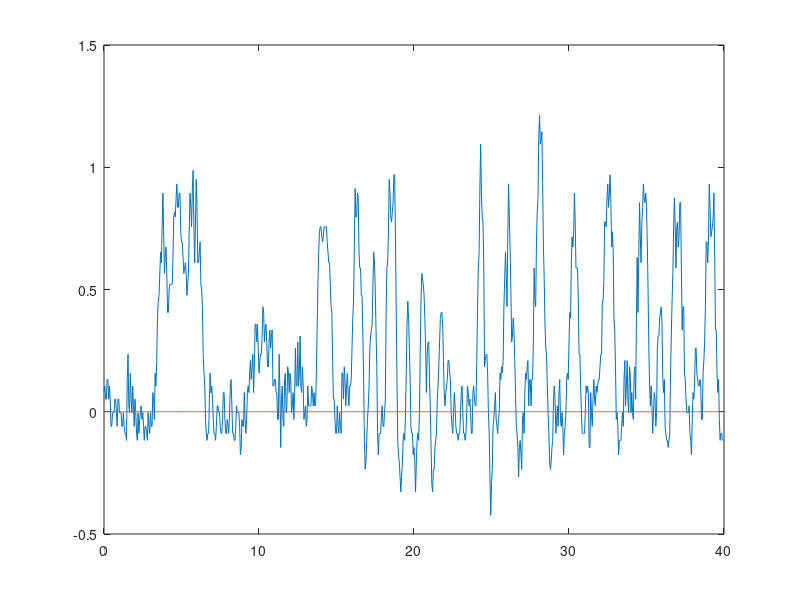

Here is the MATLAB script that generated this plot:
pextARX=[0.078569, 0.000000, -0.078569, 0.120129;
0.105339, 0.000000, -0.105339, 0.127658;
0.051515, 0.000000, -0.051515, 0.019527;
0.051515, 0.000000, -0.051515, 0.036620;
0.131834, 0.000000, -0.131834, 0.171133;
0.131834, 0.000000, -0.131834, 0.139406;
0.051515, 0.000000, -0.051515, 0.000911;
0.105339, 0.000000, -0.105339, 0.115632;
0.051515, 0.000000, -0.051515, 0.027157;
-0.059597, 0.000000, 0.059597, -0.127693;
-0.059597, 0.000000, 0.059597, -0.073083;
-0.003450, 0.000000, 0.003450, 0.033993;
-0.003450, 0.000000, 0.003450, 0.010431;
-0.003450, 0.000000, 0.003450, -0.003423;
0.051515, 0.000000, -0.051515, 0.078332;
0.051515, 0.000000, -0.051515, 0.056309;
-0.003450, 0.000000, 0.003450, -0.036833;
-0.059597, 0.000000, 0.059597, -0.099685;
0.051515, 0.000000, -0.051515, 0.105583;
0.051515, 0.000000, -0.051515, 0.069989;
-0.003450, 0.000000, 0.003450, -0.035266;
-0.003450, 0.000000, 0.003450, -0.015481;
-0.003450, 0.000000, 0.003450, -0.003348;
-0.059597, 0.000000, 0.059597, -0.087047;
-0.059597, 0.000000, 0.059597, -0.064288;
-0.003450, 0.000000, 0.003450, 0.031010;
-0.059597, 0.000000, 0.059597, -0.078301;
-0.088125, 0.000000, 0.088125, -0.109826;
-0.088125, 0.000000, 0.088125, -0.088716;
-0.116965, 0.000000, 0.116965, -0.125531;
0.131834, 0.000000, -0.131834, 0.266824;
0.235131, 0.000000, -0.235131, 0.322902;
0.024178, 0.000000, -0.024178, -0.089597;
-0.003450, 0.000000, 0.003450, -0.064697;
0.158056, 0.000000, -0.158056, 0.237994;
0.051515, 0.000000, -0.051515, 0.020110;
-0.003450, 0.000000, 0.003450, -0.051711;
0.105339, 0.000000, -0.105339, 0.151922;
0.024178, 0.000000, -0.024178, -0.004025;
-0.059597, 0.000000, 0.059597, -0.117468;
0.051515, 0.000000, -0.051515, 0.099360;
-0.003450, 0.000000, 0.003450, -0.013834;
-0.088125, 0.000000, 0.088125, -0.140190;
-0.116965, 0.000000, 0.116965, -0.142430;
-0.003450, 0.000000, 0.003450, 0.061119;
-0.088125, 0.000000, 0.088125, -0.110392;
-0.031375, 0.000000, 0.031375, -0.010843;
-0.003450, 0.000000, 0.003450, 0.019922;
0.024178, 0.000000, -0.024178, 0.043235;
-0.031375, 0.000000, 0.031375, -0.059762;
-0.003450, 0.000000, 0.003450, 0.001839;
-0.059597, 0.000000, 0.059597, -0.084700;
-0.116965, 0.000000, 0.116965, -0.151820;
-0.059597, 0.000000, 0.059597, -0.030771;
-0.059597, 0.000000, 0.059597, -0.044055;
-0.088125, 0.000000, 0.088125, -0.098892;
-0.116965, 0.000000, 0.116965, -0.133709;
-0.003450, 0.000000, 0.003450, 0.057989;
-0.059597, 0.000000, 0.059597, -0.069714;
-0.088125, 0.000000, 0.088125, -0.110546;
-0.003450, 0.000000, 0.003450, 0.038936;
-0.059597, 0.000000, 0.059597, -0.074522;
-0.059597, 0.000000, 0.059597, -0.065844;
0.078569, 0.000000, -0.078569, 0.153538;
0.051515, 0.000000, -0.051515, 0.055668;
-0.031375, 0.000000, 0.031375, -0.085369;
0.158056, 0.000000, -0.158056, 0.242401;
0.105339, 0.000000, -0.105339, 0.100320;
0.209697, 0.000000, -0.209697, 0.249585;
0.382454, 0.000000, -0.382454, 0.474676;
0.452908, 0.000000, -0.452908, 0.493969;
0.475939, 0.000000, -0.475939, 0.467312;
0.565887, 0.000000, -0.565887, 0.582714;
0.652497, 0.000000, -0.652497, 0.677685;
0.609598, 0.000000, -0.609598, 0.562904;
0.756343, 0.000000, -0.756343, 0.790364;
0.894062, 0.000000, -0.894062, 0.947987;
0.735952, 0.000000, -0.735952, 0.624491;
0.565887, 0.000000, -0.565887, 0.404844;
0.631147, 0.000000, -0.631147, 0.607818;
0.673648, 0.000000, -0.673648, 0.683544;
0.565887, 0.000000, -0.565887, 0.488540;
0.406168, 0.000000, -0.406168, 0.274891;
0.406168, 0.000000, -0.406168, 0.360844;
0.498749, 0.000000, -0.498749, 0.534788;
0.521344, 0.000000, -0.521344, 0.529991;
0.521344, 0.000000, -0.521344, 0.497767;
0.521344, 0.000000, -0.521344, 0.490031;
0.521344, 0.000000, -0.521344, 0.492046;
0.631147, 0.000000, -0.631147, 0.662189;
0.796576, 0.000000, -0.796576, 0.869130;
0.816422, 0.000000, -0.816422, 0.808871;
0.796576, 0.000000, -0.796576, 0.738292;
0.874910, 0.000000, -0.874910, 0.863908;
0.931866, 0.000000, -0.931866, 0.927099;
0.836090, 0.000000, -0.836090, 0.745339;
0.836090, 0.000000, -0.836090, 0.774606;
0.894062, 0.000000, -0.894062, 0.881713;
0.894062, 0.000000, -0.894062, 0.860484;
0.735952, 0.000000, -0.735952, 0.606452;
0.694607, 0.000000, -0.694607, 0.608484;
0.694607, 0.000000, -0.694607, 0.656370;
0.631147, 0.000000, -0.631147, 0.569584;
0.565887, 0.000000, -0.565887, 0.493212;
0.587846, 0.000000, -0.587846, 0.562801;
0.609598, 0.000000, -0.609598, 0.598485;
0.565887, 0.000000, -0.565887, 0.517540;
0.475939, 0.000000, -0.475939, 0.391945;
0.521344, 0.000000, -0.521344, 0.507035;
0.565887, 0.000000, -0.565887, 0.573733;
0.756343, 0.000000, -0.756343, 0.837964;
0.894062, 0.000000, -0.894062, 0.955929;
0.836090, 0.000000, -0.836090, 0.773023;
0.756343, 0.000000, -0.756343, 0.650004;
0.913049, 0.000000, -0.913049, 0.938641;
0.987357, 0.000000, -0.987357, 1.007440;
0.756343, 0.000000, -0.756343, 0.595336;
0.609598, 0.000000, -0.609598, 0.450722;
0.776551, 0.000000, -0.776551, 0.812581;
0.950526, 0.000000, -0.950526, 1.041111;
0.836090, 0.000000, -0.836090, 0.758425;
0.609598, 0.000000, -0.609598, 0.419758;
0.609598, 0.000000, -0.609598, 0.536887;
0.652497, 0.000000, -0.652497, 0.652390;
0.694607, 0.000000, -0.694607, 0.701203;
0.521344, 0.000000, -0.521344, 0.403104;
0.498749, 0.000000, -0.498749, 0.430146;
0.429651, 0.000000, -0.429651, 0.366179;
0.235131, 0.000000, -0.235131, 0.106374;
0.158056, 0.000000, -0.158056, 0.080517;
0.105339, 0.000000, -0.105339, 0.066242;
-0.031375, 0.000000, 0.031375, -0.106686;
-0.088125, 0.000000, 0.088125, -0.130807;
-0.116965, 0.000000, 0.116965, -0.129776;
-0.088125, 0.000000, 0.088125, -0.064164;
-0.088125, 0.000000, 0.088125, -0.074663;
0.051515, 0.000000, -0.051515, 0.130628;
0.158056, 0.000000, -0.158056, 0.232208;
0.078569, 0.000000, -0.078569, 0.040213;
0.105339, 0.000000, -0.105339, 0.094374;
0.051515, 0.000000, -0.051515, 0.018062;
-0.031375, 0.000000, 0.031375, -0.085042;
-0.088125, 0.000000, 0.088125, -0.127358;
-0.088125, 0.000000, 0.088125, -0.087835;
-0.116965, 0.000000, 0.116965, -0.122102;
-0.059597, 0.000000, 0.059597, -0.024445;
0.024178, 0.000000, -0.024178, 0.081804;
0.024178, 0.000000, -0.024178, 0.035087;
-0.003450, 0.000000, 0.003450, -0.023891;
-0.003450, 0.000000, 0.003450, -0.011754;
-0.059597, 0.000000, 0.059597, -0.089449;
-0.088125, 0.000000, 0.088125, -0.107556;
-0.088125, 0.000000, 0.088125, -0.085752;
-0.031375, 0.000000, 0.031375, 0.006299;
0.078569, 0.000000, -0.078569, 0.148931;
0.078569, 0.000000, -0.078569, 0.090223;
-0.031375, 0.000000, 0.031375, -0.099196;
-0.088125, 0.000000, 0.088125, -0.138867;
-0.088125, 0.000000, 0.088125, -0.090668;
-0.031375, 0.000000, 0.031375, 0.009449;
-0.059597, 0.000000, 0.059597, -0.060026;
-0.088125, 0.000000, 0.088125, -0.105400;
-0.003450, 0.000000, 0.003450, 0.039622;
0.105339, 0.000000, -0.105339, 0.177085;
0.131834, 0.000000, -0.131834, 0.156347;
0.024178, 0.000000, -0.024178, -0.041427;
-0.088125, 0.000000, 0.088125, -0.171715;
-0.088125, 0.000000, 0.088125, -0.100433;
-0.116965, 0.000000, 0.116965, -0.120221;
-0.116965, 0.000000, 0.116965, -0.109121;
-0.059597, 0.000000, 0.059597, -0.020829;
0.024178, 0.000000, -0.024178, 0.081221;
-0.003450, 0.000000, 0.003450, -0.008046;
-0.003450, 0.000000, 0.003450, -0.012453;
-0.003450, 0.000000, 0.003450, -0.006658;
-0.059597, 0.000000, 0.059597, -0.089087;
-0.175583, 0.000000, 0.175583, -0.241989;
-0.146114, 0.000000, 0.146114, -0.137625;
-0.031375, 0.000000, 0.031375, 0.046988;
-0.059597, 0.000000, 0.059597, -0.050647;
-0.059597, 0.000000, 0.059597, -0.063962;
0.078569, 0.000000, -0.078569, 0.150281;
-0.031375, 0.000000, 0.031375, -0.072885;
-0.088125, 0.000000, 0.088125, -0.137171;
-0.031375, 0.000000, 0.031375, -0.007664;
0.078569, 0.000000, -0.078569, 0.151405;
0.105339, 0.000000, -0.105339, 0.134697;
0.078569, 0.000000, -0.078569, 0.058720;
0.158056, 0.000000, -0.158056, 0.185805;
0.209697, 0.000000, -0.209697, 0.239274;
0.131834, 0.000000, -0.131834, 0.086494;
0.184011, 0.000000, -0.184011, 0.188868;
0.235131, 0.000000, -0.235131, 0.260181;
0.078569, 0.000000, -0.078569, -0.007397;
0.184011, 0.000000, -0.184011, 0.209183;
0.358506, 0.000000, -0.358506, 0.459698;
0.358506, 0.000000, -0.358506, 0.369647;
0.285224, 0.000000, -0.285224, 0.221029;
0.358506, 0.000000, -0.358506, 0.363004;
0.260302, 0.000000, -0.260302, 0.200937;
0.158056, 0.000000, -0.158056, 0.076523;
0.209697, 0.000000, -0.209697, 0.214566;
0.235131, 0.000000, -0.235131, 0.251964;
0.235131, 0.000000, -0.235131, 0.230833;
0.309895, 0.000000, -0.309895, 0.335991;
0.429651, 0.000000, -0.429651, 0.486761;
0.406168, 0.000000, -0.406168, 0.387518;
0.285224, 0.000000, -0.285224, 0.190431;
0.334322, 0.000000, -0.334322, 0.322012;
0.358506, 0.000000, -0.358506, 0.364807;
0.285224, 0.000000, -0.285224, 0.235929;
0.184011, 0.000000, -0.184011, 0.103874;
0.184011, 0.000000, -0.184011, 0.159413;
0.285224, 0.000000, -0.285224, 0.334605;
0.334322, 0.000000, -0.334322, 0.366432;
0.260302, 0.000000, -0.260302, 0.210137;
0.309895, 0.000000, -0.309895, 0.305658;
0.334322, 0.000000, -0.334322, 0.337590;
0.105339, 0.000000, -0.105339, -0.028241;
0.105339, 0.000000, -0.105339, 0.063094;
0.131834, 0.000000, -0.131834, 0.145696;
0.131834, 0.000000, -0.131834, 0.137965;
0.078569, 0.000000, -0.078569, 0.046004;
0.078569, 0.000000, -0.078569, 0.065160;
-0.031375, 0.000000, 0.031375, -0.092922;
-0.031375, 0.000000, 0.031375, -0.044897;
0.235131, 0.000000, -0.235131, 0.381668;
0.078569, 0.000000, -0.078569, 0.029460;
-0.146114, 0.000000, 0.146114, -0.299634;
0.051515, 0.000000, -0.051515, 0.122437;
0.105339, 0.000000, -0.105339, 0.170747;
-0.031375, 0.000000, 0.031375, -0.095288;
-0.059597, 0.000000, 0.059597, -0.100000;
0.131834, 0.000000, -0.131834, 0.230659;
0.158056, 0.000000, -0.158056, 0.199836;
-0.003450, 0.000000, 0.003450, -0.095226;
0.024178, 0.000000, -0.024178, 0.006137;
0.184011, 0.000000, -0.184011, 0.272420;
0.158056, 0.000000, -0.158056, 0.164928;
0.078569, 0.000000, -0.078569, 0.021304;
0.158056, 0.000000, -0.158056, 0.177919;
0.131834, 0.000000, -0.131834, 0.123068;
-0.003450, 0.000000, 0.003450, -0.084584;
0.024178, 0.000000, -0.024178, 0.017060;
0.078569, 0.000000, -0.078569, 0.114375;
-0.031375, 0.000000, 0.031375, -0.080310;
0.078569, 0.000000, -0.078569, 0.120489;
0.260302, 0.000000, -0.260302, 0.369995;
0.105339, 0.000000, -0.105339, 0.038360;
0.105339, 0.000000, -0.105339, 0.067694;
0.285224, 0.000000, -0.285224, 0.370836;
0.105339, 0.000000, -0.105339, 0.027151;
0.158056, 0.000000, -0.158056, 0.149860;
0.309895, 0.000000, -0.309895, 0.388797;
0.105339, 0.000000, -0.105339, 0.007908;
0.078569, 0.000000, -0.078569, 0.023186;
0.184011, 0.000000, -0.184011, 0.231081;
0.105339, 0.000000, -0.105339, 0.077378;
-0.031375, 0.000000, 0.031375, -0.120435;
-0.003450, 0.000000, 0.003450, -0.009568;
0.024178, 0.000000, -0.024178, 0.048631;
-0.059597, 0.000000, 0.059597, -0.095349;
-0.031375, 0.000000, 0.031375, -0.026323;
0.105339, 0.000000, -0.105339, 0.184401;
0.024178, 0.000000, -0.024178, -0.001191;
0.024178, 0.000000, -0.024178, 0.006314;
0.024178, 0.000000, -0.024178, 0.019486;
0.024178, 0.000000, -0.024178, 0.024228;
0.105339, 0.000000, -0.105339, 0.148221;
0.078569, 0.000000, -0.078569, 0.071924;
0.024178, 0.000000, -0.024178, -0.015170;
0.078569, 0.000000, -0.078569, 0.095124;
0.024178, 0.000000, -0.024178, 0.001365;
0.024178, 0.000000, -0.024178, 0.015538;
0.158056, 0.000000, -0.158056, 0.227966;
0.334322, 0.000000, -0.334322, 0.441655;
0.521344, 0.000000, -0.521344, 0.627206;
0.652497, 0.000000, -0.652497, 0.713753;
0.735952, 0.000000, -0.735952, 0.752710;
0.756343, 0.000000, -0.756343, 0.728874;
0.756343, 0.000000, -0.756343, 0.711192;
0.715376, 0.000000, -0.715376, 0.650167;
0.694607, 0.000000, -0.694607, 0.639618;
0.715376, 0.000000, -0.715376, 0.689199;
0.756343, 0.000000, -0.756343, 0.747293;
0.756343, 0.000000, -0.756343, 0.724944;
0.756343, 0.000000, -0.756343, 0.715928;
0.756343, 0.000000, -0.756343, 0.715653;
0.694607, 0.000000, -0.694607, 0.622691;
0.652497, 0.000000, -0.652497, 0.585254;
0.609598, 0.000000, -0.609598, 0.549000;
0.609598, 0.000000, -0.609598, 0.575576;
0.521344, 0.000000, -0.521344, 0.447294;
0.429651, 0.000000, -0.429651, 0.343078;
0.406168, 0.000000, -0.406168, 0.360541;
0.209697, 0.000000, -0.209697, 0.087386;
0.051515, 0.000000, -0.051515, -0.067924;
0.051515, 0.000000, -0.051515, 0.032155;
-0.031375, 0.000000, 0.031375, -0.065360;
-0.088125, 0.000000, 0.088125, -0.120768;
-0.088125, 0.000000, 0.088125, -0.088212;
0.024178, 0.000000, -0.024178, 0.092389;
-0.059597, 0.000000, 0.059597, -0.084982;
-0.088125, 0.000000, 0.088125, -0.115891;
-0.003450, 0.000000, 0.003450, 0.039120;
-0.059597, 0.000000, 0.059597, -0.073515;
-0.088125, 0.000000, 0.088125, -0.109032;
0.158056, 0.000000, -0.158056, 0.287221;
0.158056, 0.000000, -0.158056, 0.189959;
0.051515, 0.000000, -0.051515, -0.018272;
0.184011, 0.000000, -0.184011, 0.225604;
0.131834, 0.000000, -0.131834, 0.115099;
0.024178, 0.000000, -0.024178, -0.047094;
0.105339, 0.000000, -0.105339, 0.128603;
0.158056, 0.000000, -0.158056, 0.196773;
0.078569, 0.000000, -0.078569, 0.039107;
0.024178, 0.000000, -0.024178, -0.024109;
0.105339, 0.000000, -0.105339, 0.137621;
0.105339, 0.000000, -0.105339, 0.116337;
0.131834, 0.000000, -0.131834, 0.141477;
0.260302, 0.000000, -0.260302, 0.323263;
0.382454, 0.000000, -0.382454, 0.451647;
0.452908, 0.000000, -0.452908, 0.484599;
0.673648, 0.000000, -0.673648, 0.769280;
0.913049, 0.000000, -0.913049, 1.030930;
0.796576, 0.000000, -0.796576, 0.714743;
0.796576, 0.000000, -0.796576, 0.721567;
0.894062, 0.000000, -0.894062, 0.896317;
0.874910, 0.000000, -0.874910, 0.836194;
0.652497, 0.000000, -0.652497, 0.486763;
0.587846, 0.000000, -0.587846, 0.483284;
0.587846, 0.000000, -0.587846, 0.553684;
0.475939, 0.000000, -0.475939, 0.397694;
0.475939, 0.000000, -0.475939, 0.440043;
0.309895, 0.000000, -0.309895, 0.201756;
0.131834, 0.000000, -0.131834, -0.000065;
-0.116965, 0.000000, 0.116965, -0.276984;
-0.235505, 0.000000, 0.235505, -0.319113;
-0.205380, 0.000000, 0.205380, -0.179454;
-0.116965, 0.000000, 0.116965, -0.039471;
-0.031375, 0.000000, 0.031375, 0.040180;
0.024178, 0.000000, -0.024178, 0.065389;
0.105339, 0.000000, -0.105339, 0.148254;
0.260302, 0.000000, -0.260302, 0.342697;
0.309895, 0.000000, -0.309895, 0.341166;
0.334322, 0.000000, -0.334322, 0.330989;
0.358506, 0.000000, -0.358506, 0.349685;
0.521344, 0.000000, -0.521344, 0.588465;
0.652497, 0.000000, -0.652497, 0.718512;
0.609598, 0.000000, -0.609598, 0.568389;
0.498749, 0.000000, -0.498749, 0.391983;
0.334322, 0.000000, -0.334322, 0.198653;
0.184011, 0.000000, -0.184011, 0.065345;
-0.088125, 0.000000, 0.088125, -0.254408;
-0.175583, 0.000000, 0.175583, -0.246573;
-0.088125, 0.000000, 0.088125, -0.030369;
-0.088125, 0.000000, 0.088125, -0.055119;
-0.088125, 0.000000, 0.088125, -0.079749;
-0.003450, 0.000000, 0.003450, 0.042696;
0.024178, 0.000000, -0.024178, 0.049975;
-0.059597, 0.000000, 0.059597, -0.103753;
-0.059597, 0.000000, 0.059597, -0.073558;
-0.003450, 0.000000, 0.003450, 0.029644;
0.051515, 0.000000, -0.051515, 0.092559;
0.406168, 0.000000, -0.406168, 0.599371;
0.587846, 0.000000, -0.587846, 0.714381;
0.609598, 0.000000, -0.609598, 0.605764;
0.735952, 0.000000, -0.735952, 0.754738;
0.950526, 0.000000, -0.950526, 1.033552;
0.894062, 0.000000, -0.894062, 0.842425;
0.796576, 0.000000, -0.796576, 0.680173;
0.776551, 0.000000, -0.776551, 0.702421;
0.816422, 0.000000, -0.816422, 0.797346;
0.855585, 0.000000, -0.855585, 0.846502;
0.969022, 0.000000, -0.969022, 0.992950;
0.969022, 0.000000, -0.969022, 0.934630;
0.735952, 0.000000, -0.735952, 0.557434;
0.429651, 0.000000, -0.429651, 0.188706;
0.131834, 0.000000, -0.131834, -0.089713;
-0.116965, 0.000000, 0.116965, -0.282923;
-0.175583, 0.000000, 0.175583, -0.214746;
-0.205380, 0.000000, 0.205380, -0.198059;
-0.265970, 0.000000, 0.265970, -0.277371;
-0.327925, 0.000000, 0.327925, -0.351297;
-0.265970, 0.000000, 0.265970, -0.223656;
-0.205380, 0.000000, 0.205380, -0.146529;
-0.116965, 0.000000, 0.116965, -0.049223;
-0.088125, 0.000000, 0.088125, -0.056741;
-0.116965, 0.000000, 0.116965, -0.129257;
-0.003450, 0.000000, 0.003450, 0.052755;
0.158056, 0.000000, -0.158056, 0.259900;
0.358506, 0.000000, -0.358506, 0.479255;
0.452908, 0.000000, -0.452908, 0.507065;
0.382454, 0.000000, -0.382454, 0.323012;
0.260302, 0.000000, -0.260302, 0.152344;
0.131834, 0.000000, -0.131834, 0.027638;
-0.059597, 0.000000, 0.059597, -0.181670;
-0.088125, 0.000000, 0.088125, -0.119459;
-0.088125, 0.000000, 0.088125, -0.075292;
-0.175583, 0.000000, 0.175583, -0.207340;
-0.146114, 0.000000, 0.146114, -0.131961;
-0.205380, 0.000000, 0.205380, -0.222441;
-0.327925, 0.000000, 0.327925, -0.389466;
-0.205380, 0.000000, 0.205380, -0.141345;
-0.116965, 0.000000, 0.116965, -0.035252;
-0.088125, 0.000000, 0.088125, -0.051231;
-0.116965, 0.000000, 0.116965, -0.129143;
-0.003450, 0.000000, 0.003450, 0.051856;
0.235131, 0.000000, -0.235131, 0.377312;
0.452908, 0.000000, -0.452908, 0.590784;
0.565887, 0.000000, -0.565887, 0.625546;
0.543721, 0.000000, -0.543721, 0.503369;
0.521344, 0.000000, -0.521344, 0.463150;
0.475939, 0.000000, -0.475939, 0.415483;
0.382454, 0.000000, -0.382454, 0.302617;
0.260302, 0.000000, -0.260302, 0.165129;
0.078569, 0.000000, -0.078569, -0.044422;
0.235131, 0.000000, -0.235131, 0.293692;
0.285224, 0.000000, -0.285224, 0.335222;
0.285224, 0.000000, -0.285224, 0.282516;
0.131834, 0.000000, -0.131834, 0.030426;
0.024178, 0.000000, -0.024178, -0.067923;
-0.146114, 0.000000, 0.146114, -0.250792;
-0.296775, 0.000000, 0.296775, -0.385831;
-0.327925, 0.000000, 0.327925, -0.340944;
-0.235505, 0.000000, 0.235505, -0.162076;
-0.235505, 0.000000, 0.235505, -0.200452;
-0.146114, 0.000000, 0.146114, -0.086846;
-0.116965, 0.000000, 0.116965, -0.084231;
-0.088125, 0.000000, 0.088125, -0.066806;
0.051515, 0.000000, -0.051515, 0.129769;
0.105339, 0.000000, -0.105339, 0.149857;
0.184011, 0.000000, -0.184011, 0.223185;
0.285224, 0.000000, -0.285224, 0.334287;
0.382454, 0.000000, -0.382454, 0.428873;
0.406168, 0.000000, -0.406168, 0.407640;
0.406168, 0.000000, -0.406168, 0.381596;
0.358506, 0.000000, -0.358506, 0.306964;
0.209697, 0.000000, -0.209697, 0.103394;
0.078569, 0.000000, -0.078569, -0.023071;
0.024178, 0.000000, -0.024178, -0.022307;
0.078569, 0.000000, -0.078569, 0.108248;
0.105339, 0.000000, -0.105339, 0.132704;
0.131834, 0.000000, -0.131834, 0.146694;
0.209697, 0.000000, -0.209697, 0.245458;
0.209697, 0.000000, -0.209697, 0.207923;
0.158056, 0.000000, -0.158056, 0.116107;
0.131834, 0.000000, -0.131834, 0.098552;
-0.003450, 0.000000, 0.003450, -0.085154;
-0.059597, 0.000000, 0.059597, -0.107059;
-0.088125, 0.000000, 0.088125, -0.102960;
-0.003450, 0.000000, 0.003450, 0.048858;
0.078569, 0.000000, -0.078569, 0.139967;
0.024178, 0.000000, -0.024178, 0.003280;
-0.059597, 0.000000, 0.059597, -0.119411;
-0.088125, 0.000000, 0.088125, -0.116295;
-0.088125, 0.000000, 0.088125, -0.084586;
-0.116965, 0.000000, 0.116965, -0.122522;
-0.088125, 0.000000, 0.088125, -0.068816;
-0.088125, 0.000000, 0.088125, -0.078047;
-0.003450, 0.000000, 0.003450, 0.045840;
0.078569, 0.000000, -0.078569, 0.134284;
0.105339, 0.000000, -0.105339, 0.125287;
-0.003450, 0.000000, 0.003450, -0.068042;
-0.088125, 0.000000, 0.088125, -0.154726;
-0.088125, 0.000000, 0.088125, -0.095642;
-0.116965, 0.000000, 0.116965, -0.120957;
-0.088125, 0.000000, 0.088125, -0.066191;
-0.003450, 0.000000, 0.003450, 0.052350;
0.105339, 0.000000, -0.105339, 0.176152;
0.078569, 0.000000, -0.078569, 0.072284;
0.024178, 0.000000, -0.024178, -0.019826;
0.051515, 0.000000, -0.051515, 0.051564;
-0.003450, 0.000000, 0.003450, -0.029579;
-0.088125, 0.000000, 0.088125, -0.139158;
-0.088125, 0.000000, 0.088125, -0.095145;
0.078569, 0.000000, -0.078569, 0.175546;
0.105339, 0.000000, -0.105339, 0.145270;
0.051515, 0.000000, -0.051515, 0.018036;
0.024178, 0.000000, -0.024178, -0.008901;
0.024178, 0.000000, -0.024178, 0.016704;
0.209697, 0.000000, -0.209697, 0.309230;
0.429651, 0.000000, -0.429651, 0.566310;
0.587846, 0.000000, -0.587846, 0.678850;
0.652497, 0.000000, -0.652497, 0.667225;
0.913049, 0.000000, -0.913049, 1.011513;
1.094155, 0.000000, -1.094155, 1.172630;
0.894062, 0.000000, -0.894062, 0.748795;
0.796576, 0.000000, -0.796576, 0.652712;
0.776551, 0.000000, -0.776551, 0.705992;
0.609598, 0.000000, -0.609598, 0.487498;
0.184011, 0.000000, -0.184011, -0.090074;
0.209697, 0.000000, -0.209697, 0.155485;
0.235131, 0.000000, -0.235131, 0.260765;
0.235131, 0.000000, -0.235131, 0.245064;
0.158056, 0.000000, -0.158056, 0.108841;
-0.003450, 0.000000, 0.003450, -0.111044;
-0.088125, 0.000000, 0.088125, -0.157115;
-0.265970, 0.000000, 0.265970, -0.361234;
-0.423526, 0.000000, 0.423526, -0.510759;
-0.296775, 0.000000, 0.296775, -0.221734;
-0.235505, 0.000000, 0.235505, -0.155768;
-0.059597, 0.000000, 0.059597, 0.059380;
-0.031375, 0.000000, 0.031375, 0.008533;
0.024178, 0.000000, -0.024178, 0.049584;
0.078569, 0.000000, -0.078569, 0.105541;
-0.031375, 0.000000, 0.031375, -0.089973;
-0.059597, 0.000000, 0.059597, -0.093665;
-0.088125, 0.000000, 0.088125, -0.103661;
-0.031375, 0.000000, 0.031375, 0.003530;
-0.003450, 0.000000, 0.003450, 0.025349;
0.158056, 0.000000, -0.158056, 0.247936;
0.131834, 0.000000, -0.131834, 0.131930;
0.184011, 0.000000, -0.184011, 0.194013;
0.158056, 0.000000, -0.158056, 0.136854;
0.209697, 0.000000, -0.209697, 0.222456;
0.429651, 0.000000, -0.429651, 0.542580;
0.543721, 0.000000, -0.543721, 0.615485;
0.652497, 0.000000, -0.652497, 0.691957;
0.565887, 0.000000, -0.565887, 0.490869;
0.429651, 0.000000, -0.429651, 0.304600;
0.715376, 0.000000, -0.715376, 0.820385;
0.931866, 0.000000, -0.931866, 1.060818;
0.796576, 0.000000, -0.796576, 0.709900;
0.673648, 0.000000, -0.673648, 0.531408;
0.498749, 0.000000, -0.498749, 0.343983;
0.285224, 0.000000, -0.285224, 0.125562;
0.309895, 0.000000, -0.309895, 0.287878;
0.382454, 0.000000, -0.382454, 0.424476;
0.334322, 0.000000, -0.334322, 0.310563;
0.209697, 0.000000, -0.209697, 0.118359;
0.078569, 0.000000, -0.078569, -0.023477;
-0.059597, 0.000000, 0.059597, -0.153163;
-0.088125, 0.000000, 0.088125, -0.112205;
-0.146114, 0.000000, 0.146114, -0.165550;
-0.265970, 0.000000, 0.265970, -0.322869;
-0.146114, 0.000000, 0.146114, -0.083500;
-0.116965, 0.000000, 0.116965, -0.069939;
-0.175583, 0.000000, 0.175583, -0.194552;
-0.235505, 0.000000, 0.235505, -0.271621;
-0.031375, 0.000000, 0.031375, 0.078030;
-0.003450, 0.000000, 0.003450, 0.047995;
-0.088125, 0.000000, 0.088125, -0.130940;
0.078569, 0.000000, -0.078569, 0.150102;
0.158056, 0.000000, -0.158056, 0.220386;
0.131834, 0.000000, -0.131834, 0.120305;
0.184011, 0.000000, -0.184011, 0.193439;
0.209697, 0.000000, -0.209697, 0.217555;
0.024178, 0.000000, -0.024178, -0.082250;
0.131834, 0.000000, -0.131834, 0.156708;
0.131834, 0.000000, -0.131834, 0.145798;
0.024178, 0.000000, -0.024178, -0.035467;
0.131834, 0.000000, -0.131834, 0.169145;
0.131834, 0.000000, -0.131834, 0.143425;
0.285224, 0.000000, -0.285224, 0.360426;
0.587846, 0.000000, -0.587846, 0.754318;
0.452908, 0.000000, -0.452908, 0.392510;
0.429651, 0.000000, -0.429651, 0.358199;
0.694607, 0.000000, -0.694607, 0.799135;
0.816422, 0.000000, -0.816422, 0.888703;
0.874910, 0.000000, -0.874910, 0.878722;
1.128574, 0.000000, -1.128574, 1.214140;
1.212163, 0.000000, -1.212163, 1.227870;
1.094155, 0.000000, -1.094155, 0.971421;
1.111435, 0.000000, -1.111435, 1.033756;
1.145567, 0.000000, -1.145567, 1.106897;
0.931866, 0.000000, -0.931866, 0.769244;
0.673648, 0.000000, -0.673648, 0.457038;
0.543721, 0.000000, -0.543721, 0.405581;
0.358506, 0.000000, -0.358506, 0.228040;
0.260302, 0.000000, -0.260302, 0.178240;
0.235131, 0.000000, -0.235131, 0.207255;
0.105339, 0.000000, -0.105339, 0.032066;
-0.003450, 0.000000, 0.003450, -0.080353;
-0.088125, 0.000000, 0.088125, -0.144281;
-0.205380, 0.000000, 0.205380, -0.268007;
-0.235505, 0.000000, 0.235505, -0.250988;
-0.205380, 0.000000, 0.205380, -0.174067;
-0.146114, 0.000000, 0.146114, -0.093327;
-0.116965, 0.000000, 0.116965, -0.083478;
0.051515, 0.000000, -0.051515, 0.148161;
0.105339, 0.000000, -0.105339, 0.153241;
0.051515, 0.000000, -0.051515, 0.018983;
-0.088125, 0.000000, 0.088125, -0.181548;
-0.031375, 0.000000, 0.031375, -0.021087;
0.024178, 0.000000, -0.024178, 0.069749;
-0.059597, 0.000000, 0.059597, -0.091353;
0.078569, 0.000000, -0.078569, 0.139963;
0.131834, 0.000000, -0.131834, 0.176651;
-0.031375, 0.000000, 0.031375, -0.118006;
-0.059597, 0.000000, 0.059597, -0.104154;
-0.003450, 0.000000, 0.003450, 0.025833;
-0.059597, 0.000000, 0.059597, -0.073793;
-0.175583, 0.000000, 0.175583, -0.240586;
-0.088125, 0.000000, 0.088125, -0.050958;
-0.059597, 0.000000, 0.059597, -0.021972;
-0.003450, 0.000000, 0.003450, 0.036341;
0.131834, 0.000000, -0.131834, 0.209529;
0.158056, 0.000000, -0.158056, 0.182046;
0.131834, 0.000000, -0.131834, 0.107108;
0.285224, 0.000000, -0.285224, 0.348756;
0.406168, 0.000000, -0.406168, 0.477460;
0.382454, 0.000000, -0.382454, 0.364458;
0.609598, 0.000000, -0.609598, 0.697668;
0.715376, 0.000000, -0.715376, 0.769367;
0.673648, 0.000000, -0.673648, 0.624230;
0.735952, 0.000000, -0.735952, 0.716632;
0.894062, 0.000000, -0.894062, 0.944163;
0.776551, 0.000000, -0.776551, 0.691935;
0.587846, 0.000000, -0.587846, 0.424279;
0.587846, 0.000000, -0.587846, 0.525311;
0.587846, 0.000000, -0.587846, 0.565971;
0.452908, 0.000000, -0.452908, 0.360859;
0.235131, 0.000000, -0.235131, 0.078785;
0.235131, 0.000000, -0.235131, 0.193022;
0.105339, 0.000000, -0.105339, 0.035791;
-0.003450, 0.000000, 0.003450, -0.076190;
-0.088125, 0.000000, 0.088125, -0.143015;
-0.088125, 0.000000, 0.088125, -0.088868;
-0.088125, 0.000000, 0.088125, -0.075778;
-0.088125, 0.000000, 0.088125, -0.079123;
-0.003450, 0.000000, 0.003450, 0.046548;
0.105339, 0.000000, -0.105339, 0.175724;
0.078569, 0.000000, -0.078569, 0.073089;
0.105339, 0.000000, -0.105339, 0.104709;
0.078569, 0.000000, -0.078569, 0.058490;
-0.146114, 0.000000, 0.146114, -0.274188;
-0.146114, 0.000000, 0.146114, -0.173075;
0.078569, 0.000000, -0.078569, 0.212490;
-0.003450, 0.000000, 0.003450, -0.006611;
-0.059597, 0.000000, 0.059597, -0.105354;
0.051515, 0.000000, -0.051515, 0.097769;
0.131834, 0.000000, -0.131834, 0.190188;
0.051515, 0.000000, -0.051515, 0.014784;
0.024178, 0.000000, -0.024178, -0.010864;
0.105339, 0.000000, -0.105339, 0.140457;
0.078569, 0.000000, -0.078569, 0.074422;
0.105339, 0.000000, -0.105339, 0.111407;
0.131834, 0.000000, -0.131834, 0.142769;
0.131834, 0.000000, -0.131834, 0.128285;
0.184011, 0.000000, -0.184011, 0.203288;
0.235131, 0.000000, -0.235131, 0.259579;
0.235131, 0.000000, -0.235131, 0.229213;
0.452908, 0.000000, -0.452908, 0.552595;
0.452908, 0.000000, -0.452908, 0.460860;
0.543721, 0.000000, -0.543721, 0.561681;
0.776551, 0.000000, -0.776551, 0.877461;
0.776551, 0.000000, -0.776551, 0.767602;
0.756343, 0.000000, -0.756343, 0.695816;
0.874910, 0.000000, -0.874910, 0.885907;
0.931866, 0.000000, -0.931866, 0.933460;
0.836090, 0.000000, -0.836090, 0.744458;
0.894062, 0.000000, -0.894062, 0.861740;
0.969022, 0.000000, -0.969022, 0.971142;
0.855585, 0.000000, -0.855585, 0.759134;
0.673648, 0.000000, -0.673648, 0.513219;
0.735952, 0.000000, -0.735952, 0.706033;
0.652497, 0.000000, -0.652497, 0.589121;
0.382454, 0.000000, -0.382454, 0.200456;
0.334322, 0.000000, -0.334322, 0.250012;
0.184011, 0.000000, -0.184011, 0.089991;
-0.031375, 0.000000, 0.031375, -0.165206;
-0.003450, 0.000000, 0.003450, -0.010652;
-0.059597, 0.000000, 0.059597, -0.072227;
-0.175583, 0.000000, 0.175583, -0.233572;
-0.116965, 0.000000, 0.116965, -0.092108;
-0.116965, 0.000000, 0.116965, -0.097285;
-0.116965, 0.000000, 0.116965, -0.107968;
-0.059597, 0.000000, 0.059597, -0.024259;
-0.003450, 0.000000, 0.003450, 0.037208;
-0.059597, 0.000000, 0.059597, -0.082368;
0.131834, 0.000000, -0.131834, 0.223547;
0.209697, 0.000000, -0.209697, 0.272490;
0.024178, 0.000000, -0.024178, -0.076600;
0.105339, 0.000000, -0.105339, 0.109307;
0.209697, 0.000000, -0.209697, 0.271977;
0.051515, 0.000000, -0.051515, -0.022601;
-0.003450, 0.000000, 0.003450, -0.062966;
0.184011, 0.000000, -0.184011, 0.274419;
0.158056, 0.000000, -0.158056, 0.170180;
-0.003450, 0.000000, 0.003450, -0.102037;
0.078569, 0.000000, -0.078569, 0.091294;
-0.003450, 0.000000, 0.003450, -0.035231;
-0.031375, 0.000000, 0.031375, -0.054405;
0.158056, 0.000000, -0.158056, 0.257181;
0.184011, 0.000000, -0.184011, 0.222036;
0.051515, 0.000000, -0.051515, -0.027608;
0.382454, 0.000000, -0.382454, 0.526330;
0.631147, 0.000000, -0.631147, 0.794545;
0.406168, 0.000000, -0.406168, 0.288810;
0.631147, 0.000000, -0.631147, 0.676325;
0.855585, 0.000000, -0.855585, 0.969264;
0.715376, 0.000000, -0.715376, 0.631394;
0.609598, 0.000000, -0.609598, 0.483764;
0.776551, 0.000000, -0.776551, 0.810248;
0.836090, 0.000000, -0.836090, 0.859371;
0.931866, 0.000000, -0.931866, 0.950810;
0.874910, 0.000000, -0.874910, 0.805679;
0.855585, 0.000000, -0.855585, 0.784269;
0.894062, 0.000000, -0.894062, 0.864443;
0.836090, 0.000000, -0.836090, 0.767620;
0.694607, 0.000000, -0.694607, 0.568925;
0.498749, 0.000000, -0.498749, 0.338476;
0.260302, 0.000000, -0.260302, 0.084217;
0.105339, 0.000000, -0.105339, -0.014818;
0.024178, 0.000000, -0.024178, -0.031453;
0.105339, 0.000000, -0.105339, 0.150916;
0.024178, 0.000000, -0.024178, -0.000392;
-0.088125, 0.000000, 0.088125, -0.159247;
-0.003450, 0.000000, 0.003450, 0.027664;
0.078569, 0.000000, -0.078569, 0.139966;
0.051515, 0.000000, -0.051515, 0.048735;
-0.059597, 0.000000, 0.059597, -0.129356;
-0.003450, 0.000000, 0.003450, 0.008277;
0.260302, 0.000000, -0.260302, 0.411619;
0.309895, 0.000000, -0.309895, 0.367028;
0.309895, 0.000000, -0.309895, 0.293601;
0.382454, 0.000000, -0.382454, 0.392204;
0.406168, 0.000000, -0.406168, 0.404632;
0.429651, 0.000000, -0.429651, 0.422450;
0.358506, 0.000000, -0.358506, 0.299770;
0.131834, 0.000000, -0.131834, -0.019553;
0.078569, 0.000000, -0.078569, 0.009485;
0.131834, 0.000000, -0.131834, 0.157044;
-0.059597, 0.000000, 0.059597, -0.147625;
-0.088125, 0.000000, 0.088125, -0.126187;
-0.116965, 0.000000, 0.116965, -0.128347;
-0.116965, 0.000000, 0.116965, -0.108401;
-0.146114, 0.000000, 0.146114, -0.151378;
-0.116965, 0.000000, 0.116965, -0.097130;
-0.088125, 0.000000, 0.088125, -0.061582;
0.158056, 0.000000, -0.158056, 0.297286;
0.309895, 0.000000, -0.309895, 0.418538;
0.452908, 0.000000, -0.452908, 0.527515;
0.565887, 0.000000, -0.565887, 0.609969;
0.756343, 0.000000, -0.756343, 0.832237;
0.874910, 0.000000, -0.874910, 0.917768;
0.756343, 0.000000, -0.756343, 0.656154;
0.587846, 0.000000, -0.587846, 0.429925;
0.756343, 0.000000, -0.756343, 0.786147;
0.776551, 0.000000, -0.776551, 0.783360;
0.673648, 0.000000, -0.673648, 0.586810;
0.715376, 0.000000, -0.715376, 0.682411;
0.855585, 0.000000, -0.855585, 0.899273;
0.855585, 0.000000, -0.855585, 0.835774;
0.587846, 0.000000, -0.587846, 0.398400;
0.334322, 0.000000, -0.334322, 0.122711;
0.429651, 0.000000, -0.429651, 0.429477;
0.429651, 0.000000, -0.429651, 0.440684;
0.158056, 0.000000, -0.158056, 0.003814;
0.131834, 0.000000, -0.131834, 0.067337;
0.051515, 0.000000, -0.051515, 0.003956;
-0.003450, 0.000000, 0.003450, -0.036867;
-0.003450, 0.000000, 0.003450, -0.004819;
-0.003450, 0.000000, 0.003450, 0.001816;
0.024178, 0.000000, -0.024178, 0.041568;
-0.088125, 0.000000, 0.088125, -0.144169;
-0.116965, 0.000000, 0.116965, -0.146225;
-0.175583, 0.000000, 0.175583, -0.203118;
-0.031375, 0.000000, 0.031375, 0.049725;
0.078569, 0.000000, -0.078569, 0.165064;
0.051515, 0.000000, -0.051515, 0.048760;
0.105339, 0.000000, -0.105339, 0.118504;
0.260302, 0.000000, -0.260302, 0.339440;
0.260302, 0.000000, -0.260302, 0.268983;
0.158056, 0.000000, -0.158056, 0.084801;
0.131834, 0.000000, -0.131834, 0.087567;
0.105339, 0.000000, -0.105339, 0.081546;
0.105339, 0.000000, -0.105339, 0.100938;
0.131834, 0.000000, -0.131834, 0.144096;
0.105339, 0.000000, -0.105339, 0.090190;
-0.031375, 0.000000, 0.031375, -0.113885;
-0.031375, 0.000000, 0.031375, -0.051472;
0.158056, 0.000000, -0.158056, 0.264428;
0.209697, 0.000000, -0.209697, 0.264126;
0.285224, 0.000000, -0.285224, 0.318842;
0.429651, 0.000000, -0.429651, 0.493945;
0.694607, 0.000000, -0.694607, 0.828004;
0.694607, 0.000000, -0.694607, 0.692259;
0.609598, 0.000000, -0.609598, 0.515201;
0.715376, 0.000000, -0.715376, 0.714915;
0.931866, 0.000000, -0.931866, 1.025564;
0.836090, 0.000000, -0.836090, 0.772358;
0.715376, 0.000000, -0.715376, 0.585431;
0.735952, 0.000000, -0.735952, 0.684511;
0.756343, 0.000000, -0.756343, 0.737034;
0.796576, 0.000000, -0.796576, 0.788217;
0.894062, 0.000000, -0.894062, 0.911968;
0.631147, 0.000000, -0.631147, 0.459163;
0.334322, 0.000000, -0.334322, 0.099229;
0.334322, 0.000000, -0.334322, 0.274370;
0.158056, 0.000000, -0.158056, 0.065719;
0.078569, 0.000000, -0.078569, 0.016787;
0.131834, 0.000000, -0.131834, 0.152879;
-0.031375, 0.000000, 0.031375, -0.107644;
-0.116965, 0.000000, 0.116965, -0.183014;
-0.088125, 0.000000, 0.088125, -0.076974;
-0.088125, 0.000000, 0.088125, -0.071347;
-0.116965, 0.000000, 0.116965, -0.123239;
];


close all
t=0:0.05:39.9;
plot(t,pextARX(1:length(t),1))
hold on
plot(t,pextARX(1:length(t),2))